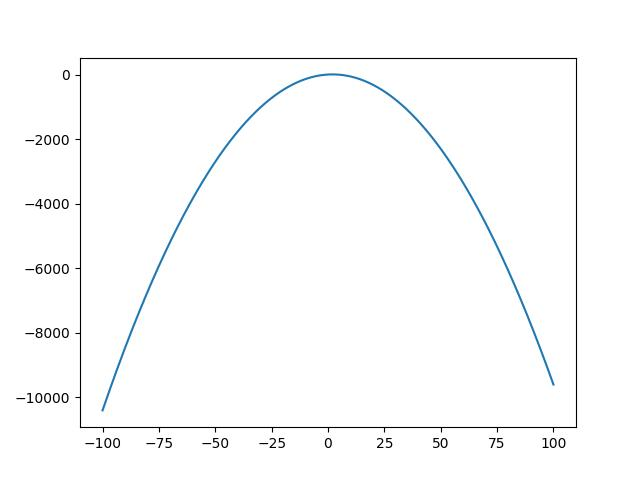

This chart was generated by the following Python code:
import numpy as np
import matplotlib.pyplot as plt

x = np.linspace(0, 2, 10)
y = np.sin(x)
ylow = y - 0.2
yup = y + 0.2

# plt.figure(figsize = (10, 6))
# plt.fill_between(x, ylow, yup, alpha =0.2)
# plt.plot(x, y)
# plt.legend(labels = ["fill between"])
# plt.show()

U = np.linspace(-5, 5, 3)[:, None]
S = np.linspace(-5, 5, 3)[:, None]
U_grid, S_grid = np.meshgrid(U, S)

points = np.column_stack([U_grid.ravel(), S_grid.ravel()])
print(points)

x = np.linspace(-100, 100, 1000)
y = -x**2 + 4*x
plt.plot(x, y)
plt.savefig('test.jpeg')
